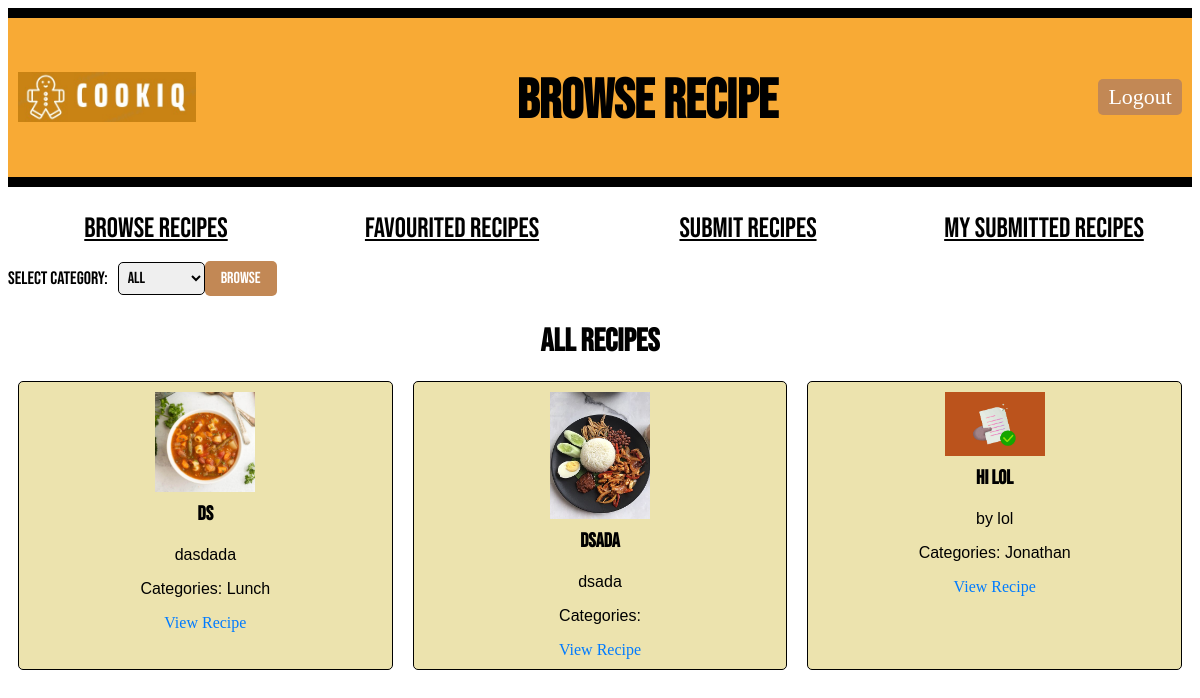
Screenshot of /user/2/browse_recipe (signed in) with the database file from the repository.
### models.py (models this page shows, shortened)
class Recipe(db.Model):
    id = db.Column(db.Integer, primary_key=True)
    recipe_name = db.Column(db.String(100), nullable=False)
    description = db.Column(db.Text, nullable=False)
    ingredients = db.Column(db.Text, nullable=False)
    steps = db.Column(db.Text, nullable=False)
    difficulty = db.Column(db.Integer, nullable=False)
    time_required = db.Column(db.Integer, nullable=False)
    serving_size = db.Column(db.Integer, nullable=False)
    submitted_at = db.Column(db.DateTime(timezone=True), server_default=db.func.now())
    approved = db.Column(db.Boolean, default=False)
    user_id = db.Column(db.Integer, db.ForeignKey('user.id'), nullable=False)
    user = db.relationship('User', backref=db.backref('recipe_submissions', lazy=True))
    image_path = db.Column(db.String(255))  # Path to the image file
    submitted_by = db.Column(db.String(100), nullable=False)
    comments = db.relationship('Comment', backref=db.backref('recipe'), lazy=True)
    categories = db.relationship('Category', secondary=recipe_category_association, backref=db.backref('recipes', lazy='dynamic'))

class Category(db.Model):
    id = db.Column(db.Integer, primary_key=True)
    name = db.Column(db.String(100), nullable=False, unique=True)

### main.py (the view)
@app.route("/user/<int:user_id>/browse_recipe")
def browse_recipe(user_id):
    if "user_id" not in session or session["user_id"] != user_id:
        return redirect(url_for("login"))
    user = User.query.get_or_404(user_id)
    categories = Category.query.all()
    selected_category = request.args.get("category", "All")
    if selected_category == "All":
        recipes = Recipe.query.filter_by(approved=True).all()
    else:
        category = Category.query.filter_by(name=selected_category).first()
        if category:
            recipes = Recipe.query.filter(Recipe.categories.contains(category), Recipe.approved == True).all()
        else:
            recipes = []
    return render_template("browse_recipe.html", recipes=recipes, categories=categories, selected_category=selected_category, user=user)

### templates/browse_recipe.html (shortened to what this page needs)
<!DOCTYPE html>
<html>
<head>
    <link rel="stylesheet" type="text/css" href="{{ url_for('static', filename='BrowseRecipe.css') }}">
</head>
<body>
    <div class="header">
        <div class="logo-container">
            <img style="height: 50px; padding-bottom: 30px;" src="{{ url_for('static', filename='Logo_CookiQ.jpeg') }}" alt="Logo_CookiQ">
        </div>
        <h1 class="title">Browse Recipe</h1>
        <a href="{{ url_for('logout') }}" class="LogOutButton">Logout</a>
    </div>
    <div class="classification">
        <ul>
            <li><a href="browse_recipe" class="button">Browse Recipes</a></li>
            <li><a href="#" class="button">Favourited Recipes</a></li>
            <li><a href="recipesubmission" class="button">Submit Recipes</a></li>
            <li><a href="submitted_recipes" class="button">My Submitted Recipes</a></li>
        </ul>
    </div>
    <div class="category-selection">
        <form method="GET" action="{{ url_for('browse_recipe', user_id=user.id) }}">
            <label for="category">Select Category:</label>
            <select name="category" id="category">
                <option value="All">All</option>
            </select>
            <button type="submit">Browse</button>
        </form>
    </div>
    <div class="recipes">
        <h2>{{ selected_category.capitalize() }} Recipes</h2>
        {% for i in range(0, recipes|length, 4) %}
        <div class="recipe-row">
            {% for recipe in recipes[i:i+4] %}
            <div class="recipe-card">
                <img src="/static/{{ recipe.image_path }}" alt="Recipe Image" style="max-width: 100px;">
                <h3>{{ recipe.recipe_name }}</h3>
                <p>{{ recipe.description }}</p>
                <p>Categories:
                    {% for category in recipe.categories %}
                        {{ category.name }}{% if not loop.last %}, {% endif %}
                    {% endfor %}
                </p>
                <a href="{{ url_for('recipe', user_id=user.id, recipe_id=recipe.id) }}">View Recipe</a>
            </div>
            {% endfor %}
        </div>
        {% endfor %}
    </div>
</body>
</html>

### static/BrowseRecipe.css (style rules this page uses)
ul { text-align: center; display: flex; padding-top: 5px; padding-left: 0px; }
li { font-family: 'Bebas Neue', sans-serif; font-size: 28px; font-weight: 300; text-transform: uppercase; display: inline-block; width: 100%; }
.button { border: none; color: rgb(0, 0, 0); }
.header { display: flex; align-items: center; justify-content: space-between; bottom: 10px; background-color: #f8aa35; border-top: 10px solid #000; border-bottom: 10px solid #000; margin-bottom: 20px; padding: 5px 10px; }
.logo-container { display: flex; align-items: center; margin-top: 30px; }
.title { font-family: 'Bebas Neue', sans-serif; font-size: 55px; color: rgb(0, 0, 0); margin-top: 45px; }
.recipe-row { display: flex; justify-content: center; margin-bottom: 20px; }
.recipe-card { width: 45%; margin: 0 10px; padding: 10px; border: 1px solid #000; border-radius: 5px; background-color: #ece3ae; text-align: center; }
.recipe-card h3 { margin-top: 0; font-family: 'Bebas Neue', sans-serif; font-size: 20px; }
.recipe-card p { font-family: 'Franklin Gothic Medium', 'Arial Narrow', Arial, sans-serif; text-align: center; }
.recipe-card img { display: block; margin: 0 auto 10px; max-width: 100%; height: auto; }
.recipe-card a { display: block; margin-top: 10px; text-decoration: none; color: #007bff; }
.category-selection { margin-bottom: 20px; }
.category-selection form { display: flex; align-items: center; }
.category-selection label { font-family: 'Bebas Neue', sans-serif; font-size: 18px; margin-right: 10px; }
.category-selection select { font-family: 'Bebas Neue', sans-serif; font-size: 16px; padding: 5px; border: 1px solid #000; border-radius: 5px; }
.category-selection button { padding: 8px 16px; border: none; cursor: pointer; border-radius: 5px; font-family: 'Bebas Neue', sans-serif; font-size: 16px; background-color: #c28855; color: #fff; transition: background-color 0.3s; }
h2 { font-family: 'Bebas Neue', sans-serif; font-size: 32px; color: #000; text-transform: uppercase; margin-bottom: 20px; text-align: center; }
.LogOutButton { padding: 5px 10px; border-radius: 5px; background-color: #c28855; color: #fff; font-size: 22px; font-weight: 300; cursor: pointer; text-decoration: none; left: 20px; }

### rows the page displays
Recipe: image_path (picture), recipe_name "ds", description "dasdada"
Category: name "Lunch"
Recipe: image_path (picture), recipe_name "dsada", description "dsada"
Recipe: image_path (picture), recipe_name "Hi lol", description "by lol"
Category: name "Jonathan"

### other values shown
{{ selected_category.capitalize() }} "ALL"
